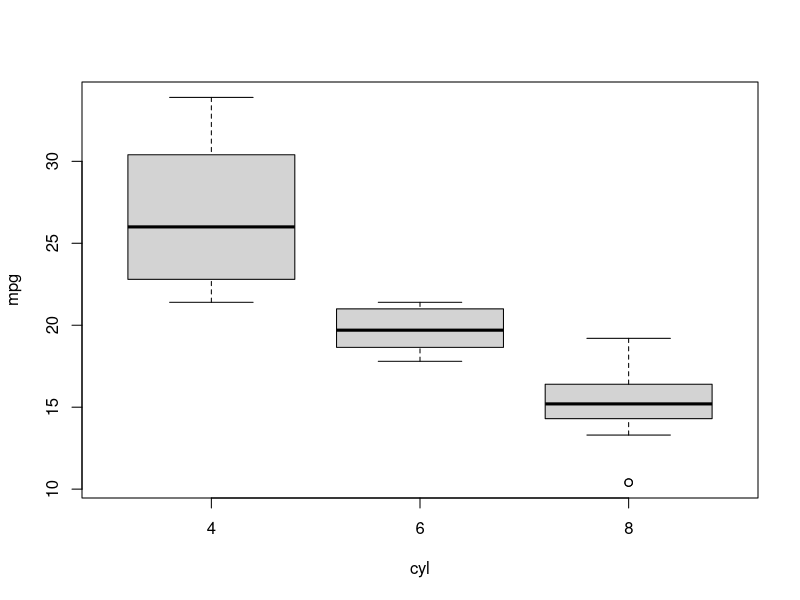

Source code (R):
## ---- chunk 1
boxplot(mpg~cyl, data = mtcars)
